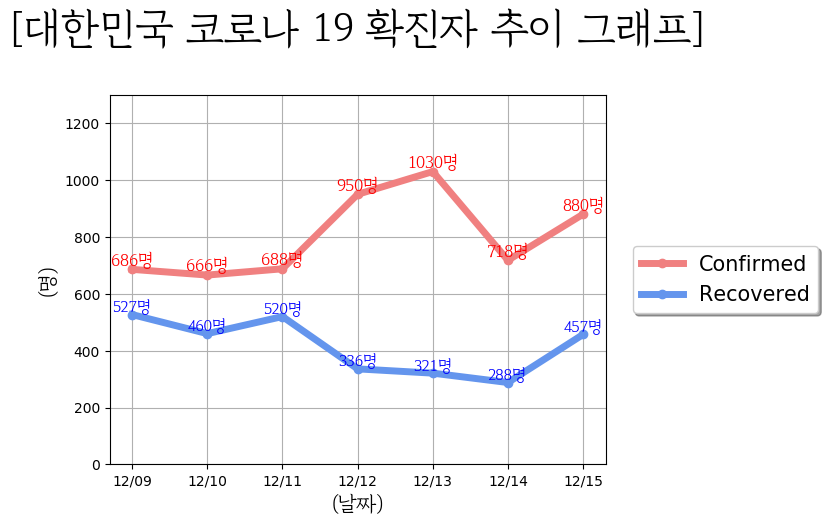

Write Python code to recreate this figure.
import sqlite3
import os
import numpy as np
import matplotlib.pyplot as plt

import matplotlib.font_manager as fm

font_path = r'./경기천년바탕_regular.ttf'   # plot할때 한국어
fontprop = fm.FontProperties(fname=font_path, size=15)

Path = os.path.dirname(__file__) + 'CoronaBotDB/newkorea.db'
#Path = os.path.dirname(__file__) + 'newkorea.db'
conn = sqlite3.connect(Path)
cur = conn.cursor()
try:
    cur.execute("SELECT Date, con, clear FROM korea")
    rows = cur.fetchall()
    #print(rows)

    day_list=[]
    con_list=[]
    clear_list =[]
    for row in rows:
        day = row[0][4:6] + "/" + row[0][6:]
        day_list.append(day)
        con_list.append(row[1])
        clear_list.append(row[2])
    print(day_list)
    plt.rc('axes', unicode_minus=False)
    for i, v in enumerate(day_list):
        plt.text(v, con_list[i], str(con_list[i])+'명',               # 좌표 (x축 = v, y축 = y[0]..y[1], 표시 = y[0]..y[1])
                 fontproperties=fontprop,
                 color='red',
                 fontsize = 13,
                 horizontalalignment='center',  # horizontalalignment (left, center, right)
                 verticalalignment='bottom')    # verticalalignment (top, center, bottom)

    plt.title('[대한민국 코로나 19 확진자 추이 그래프]\n',fontproperties=fontprop, fontsize=30)
    plt.plot(day_list, con_list, marker = 'o', color = 'lightcoral', linewidth = 5, label='confirmed')

    plt.plot(day_list, clear_list, marker='o', color='cornflowerblue', linewidth=5, label='recovered')
    plt.rc('font')
    for i, v in enumerate(day_list):
        plt.text(v, clear_list[i], str(clear_list[i]) + '명',  # 좌표 (x축 = v, y축 = y[0]..y[1], 표시 = y[0]..y[1])
                 fontproperties=fontprop,
                 color='blue',
                 fontsize=12,
                 horizontalalignment='center',  # horizontalalignment (left, center, right)
                 verticalalignment='bottom')  # verticalalignment (top, center, bottom).

    plt.xlabel('(날짜)', fontproperties=fontprop, fontsize = 15)
    plt.ylabel('(명)', fontproperties=fontprop, fontsize = 15)
    plt.ylim(0,1300)
    plt.legend(loc='center right', bbox_to_anchor=(1.45, 0.5), shadow = True, fontsize = 15)
    plt.grid(True)
    #plt.savefig('CoronaBotDB/1.png', facecolor='#eeeeee', bbox_inches='tight')
    plt.savefig('korea_graph.png', facecolot = '#eeeeee', bbox_inches='tight')

finally:
    cur.close()
    conn.close()